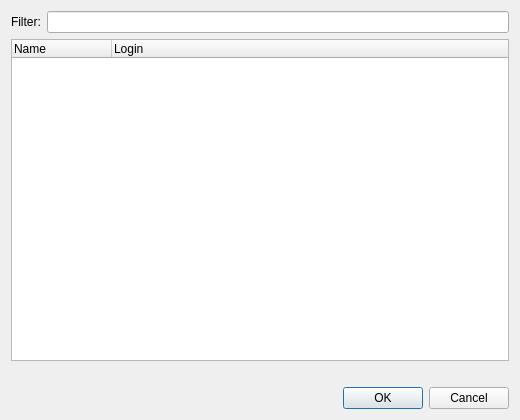
<?xml version="1.0" encoding="UTF-8"?>
<ui version="4.0">
 <class>LdapSelectDialog</class>
 <widget class="QDialog" name="LdapSelectDialog">
  <property name="geometry">
   <rect>
    <x>0</x>
    <y>0</y>
    <width>520</width>
    <height>420</height>
   </rect>
  </property>
  <property name="windowTitle">
   <string>Select</string>
  </property>
  <layout class="QVBoxLayout" name="verticalLayout_root">
   <item>
    <layout class="QHBoxLayout" name="horizontalLayout_filter">
     <item>
      <widget class="QLabel" name="label_filter">
       <property name="text">
        <string>Filter:</string>
       </property>
      </widget>
     </item>
     <item>
      <widget class="QLineEdit" name="edit_filter">
       <property name="clearButtonEnabled">
        <bool>true</bool>
       </property>
      </widget>
     </item>
    </layout>
   </item>
   <item>
    <widget class="QTreeWidget" name="tree_items">
     <property name="indentation">
      <number>0</number>
     </property>
     <property name="rootIsDecorated">
      <bool>false</bool>
     </property>
     <property name="alternatingRowColors">
      <bool>true</bool>
     </property>
     <attribute name="headerVisible">
      <bool>true</bool>
     </attribute>
     <column>
      <property name="text">
       <string>Name</string>
      </property>
     </column>
     <column>
      <property name="text">
       <string>Login</string>
      </property>
     </column>
    </widget>
   </item>
   <item>
    <widget class="QLabel" name="label_status">
     <property name="text">
      <string/>
     </property>
     <property name="wordWrap">
      <bool>true</bool>
     </property>
    </widget>
   </item>
   <item>
    <widget class="DialogButtonBox" name="button_box">
     <property name="standardButtons">
      <set>QDialogButtonBox::StandardButton::Cancel|QDialogButtonBox::StandardButton::Ok</set>
     </property>
    </widget>
   </item>
  </layout>
 </widget>
 <customwidgets>
  <customwidget>
   <class>DialogButtonBox</class>
   <extends>QDialogButtonBox</extends>
   <header>common/desktop/dialog_button_box.h</header>
  </customwidget>
 </customwidgets>
 <resources/>
 <connections/>
</ui>
